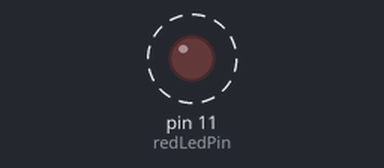
This program was run on a simulated Raspberry Pi (header pin numbers). Shown: output pins drawn as LEDs (lit = HIGH). Dashed ring = blinking.

Above: at 0.2 s.
Timing chart, 0 to 3.0 s (numbered marks = the images above):
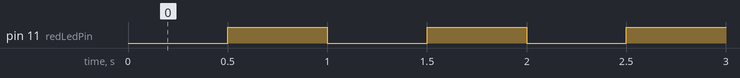

The program:

script.py
```python
#!/usr/bin/env python3
import RPi.GPIO as GPIO
import time

redLedPin = 11    # GPIO17

def setup():
	GPIO.setmode(GPIO.BOARD)        # Number GPIO by physical location
	GPIO.setup(redLedPin, GPIO.OUT) # Set redLedPin's mode as output
	GPIO.output(redLedPin, GPIO.HIGH)

def loop():
	while True:
		GPIO.output(redLedPin, GPIO.LOW)  # turn LED on
		time.sleep(0.5)
		GPIO.output(redLedPin, GPIO.HIGH) # turn LED off
		time.sleep(0.5)

def destroy():
	GPIO.output(redLedPin, GPIO.HIGH)     # led off
	GPIO.cleanup()

if __name__ == '__main__':
	setup()
	try:
		loop()
	except KeyboardInterrupt:  # 'Ctrl+C' to destroy
		destroy()
```

Measured:
- by itself, pin 11 (redLedPin): alternates HIGH for 0.50 s and LOW for 0.50 s
